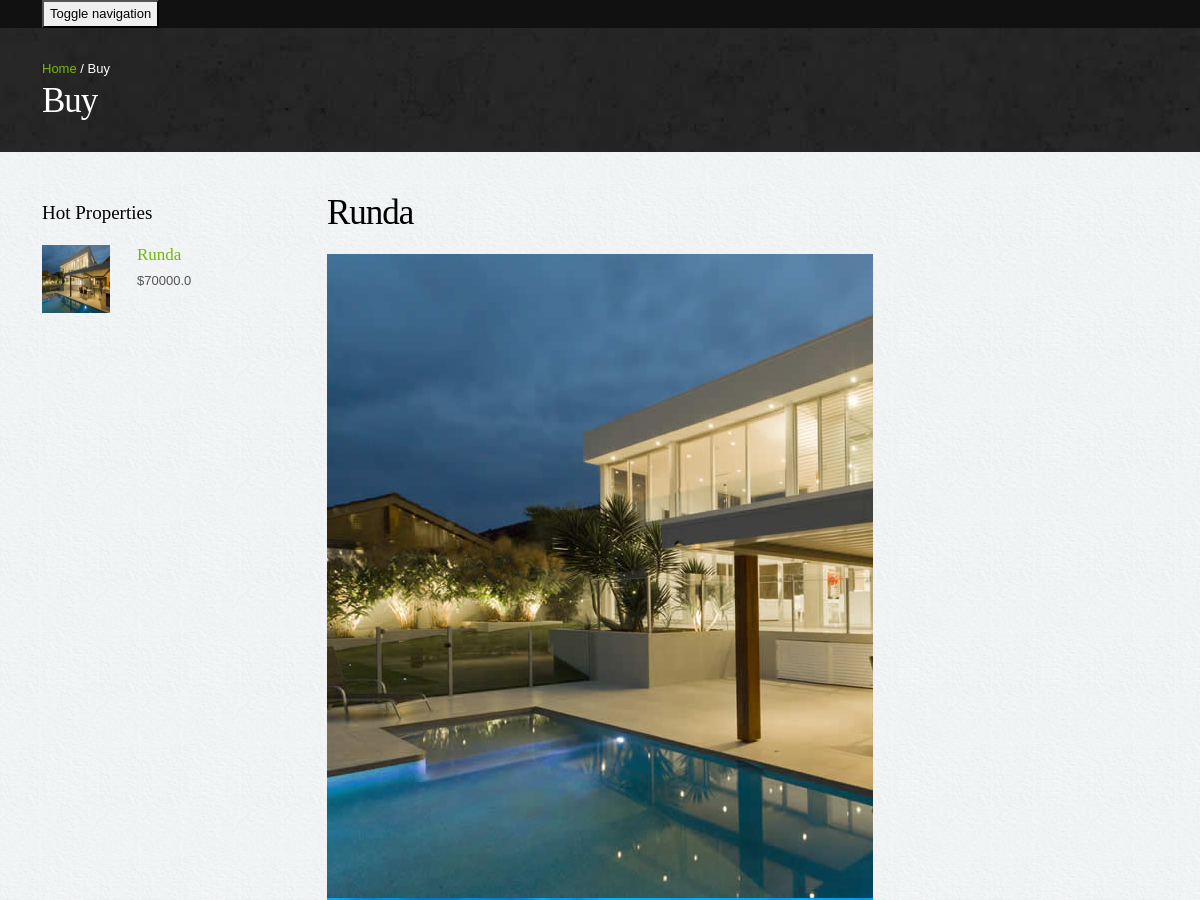
/property/detail/6/ (upper part), run on an earlier commit of the app's database.
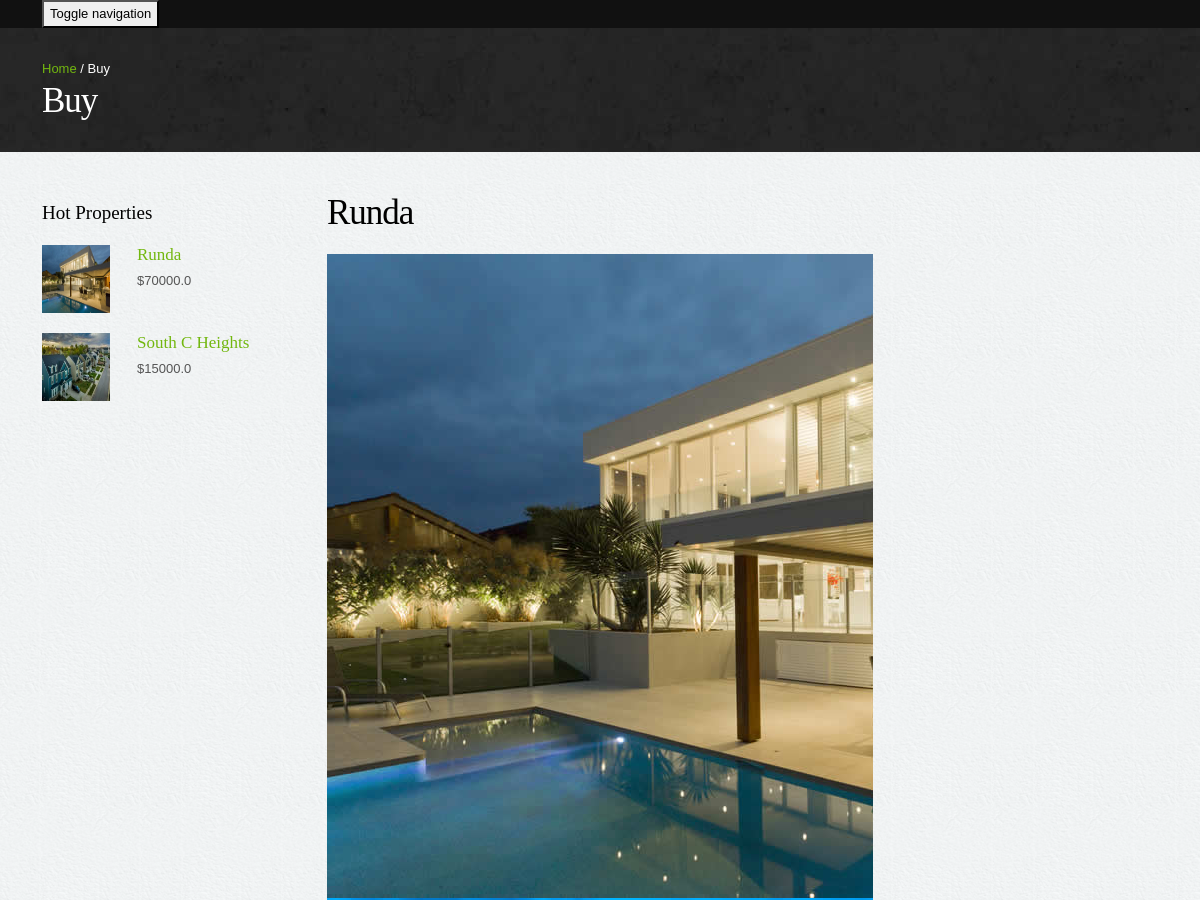
And on a later commit of the database.
### property/models.py (models this page shows, shortened)
class Property(models.Model):
    name = models.CharField(max_length=100)
    price = models.FloatField(verbose_name='Property Price')
    description = models.TextField (verbose_name='Property Details')
    location = models.CharField (max_length=200,verbose_name='Property Location')
    building_type = models.ForeignKey(BuildingType, on_delete=models.SET_NULL, null=True, verbose_name='Property Type')
    sale_type = models.ForeignKey(SaleType, on_delete=models.SET_NULL, null=True, verbose_name='Type of Sale')
    date_added = models.DateField(default=timezone.now, verbose_name='Date Registered')
    availability = models.BooleanField(default=True)
    bedrooms = models.IntegerField(default=0, verbose_name='Number of bedrooms')
    picture_1 = models.ImageField( blank=True, null=True,upload_to="property/")
    picture_2 = models.ImageField(blank=True, null=True, upload_to="property/")
    picture_3 = models.ImageField(blank=True, null=True, upload_to="property/")
    picture_4 = models.ImageField(blank=True, null=True, upload_to="property/")
    bathrooms = models.IntegerField(default=0, verbose_name='Number of Bathrooms')
    class Meta:
        verbose_name_plural = 'Properties'
        ordering = ['name', 'price']

### property/views.py (the view)
# urls.py: path('detail/<int:pk>/', views.PropertyDetailView.as_view(), name='detail'),
class PropertyDetailView(DetailView):
    model = Property
    extra_context  = {
        'hot_property_list': hot_properties(4)
    }

### templates/property/property_detail.html (shortened to what this page needs)
{% extends 'base.html' %}
{% load static %}
{% block content %}
<div class="inside-banner">
    <div class="container">
        <span class="pull-right"><a href="#">Home</a> / Buy</span>
        <h2>Buy</h2>
    </div>
</div>
<div class="container">
    <div class="properties-listing spacer">
        <div class="row">
            <div class="col-lg-3 col-sm-4 hidden-xs">
                <div class="hot-properties hidden-xs">
                    <h4>Hot Properties</h4>
                    {% for property in hot_property_list %}
                    <div class="row">
                        <div class="col-lg-4 col-sm-5">
                            <img src="{{ MEDIA_URL }}{{ property.picture_1 }}" class="img-responsive img-circle" alt="{{ property.name }}"/>
                        </div>
                        <div class="col-lg-8 col-sm-7">
                            <h5><a href="{% url 'property:detail' property.id %}">{{ property.name }}</a></h5>
                            <p class="price">${{ property.price }}</p>
                        </div>
                    </div>
                    {% endfor %}
                </div>
            </div>
            <div class="col-lg-9 col-sm-8 ">
                <h2>{{ property.name }}</h2>
                <div class="row">
                    <div class="col-lg-8">
                        <div class="property-images">
                            <div id="myCarousel" class="carousel slide" data-ride="carousel">
                                  <div class="carousel-inner">
                                    <div class="item active">
                                        <img src="{{ MEDIA_URL }}{{ property.picture_1 }}" class="properties" alt="{{ property.name }}" />
                                    </div>
                                  </div>
                            </div>
                        </div>
                    </div>
                </div>
            </div>
        </div>
    </div>
</div>
{% endblock %}

What changed in the data, as far as the page shows it:
added Property: picture_1 (picture), name "South C Heights", price "15000.0"
